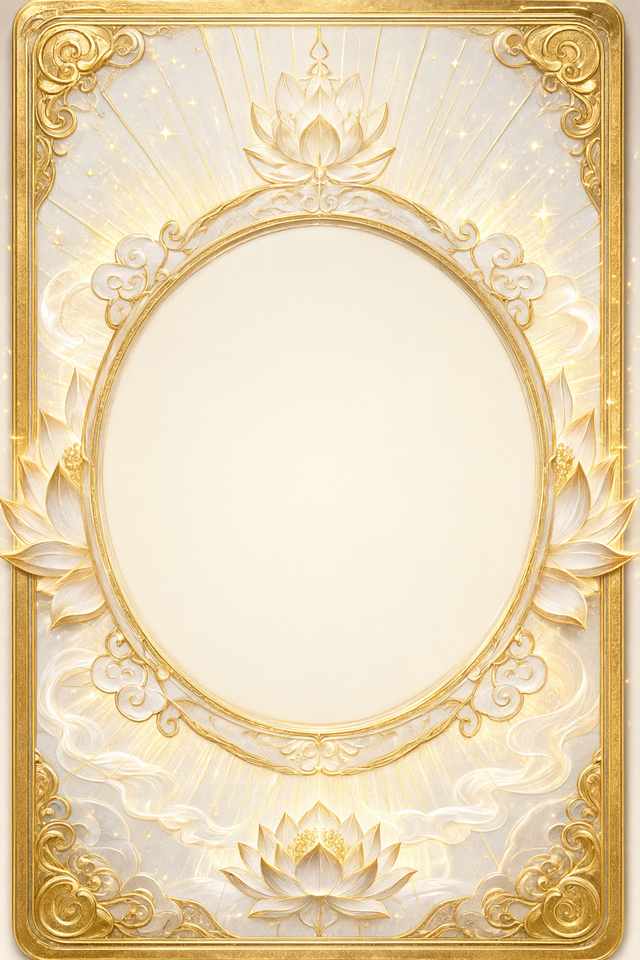
#> input picture tools/talisman_card_src/talisman_card_metal.png, 640 x 960 px, given in place of plain_bg.png, which was not available
$ python build_jianke_holo_cards.py
#> lines starting #> are read from the running program, lines starting #| are printed output that depends on the picture; after the words box and inside, x2 and y2 are one past the last pixel; in counts of white or black regions, pixels touching at a corner belong together
### tools/build_plain_holo_cards.py
"""Batch the approved no-background holo standard for all tower bosses.

Character sources are the existing transparent boss art or ImageGen cutouts.
Lines are derived from alpha + luminance edges and tuned to the 虎妖 standard's
mean coverage (~21/255) with a 20% 1px dilation.

Staging only: writes art/lines/previews under output/plain_holo_stage.
"""
from __future__ import annotations

import sys
from pathlib import Path

import numpy as np
from PIL import Image, ImageDraw
from scipy.ndimage import (
    binary_dilation, binary_erosion, distance_transform_edt, gaussian_filter,
    label, maximum_filter, sobel,
)

ROOT = Path(__file__).resolve().parents[1]
STAGE = ROOT / "output" / "plain_holo_stage"
STAGE.mkdir(parents=True, exist_ok=True)
W, H = 640, 960
MAX_W, MAX_H, FEET_Y = 600, 749, 893
CARD_BG = ROOT / "assets" / "ui" / "codex" / "holo" / "plain_bg.png"

VIBE = ROOT / "vibe_images"
SOURCES = {
    "boss_01": (ROOT / "assets" / "ui" / "codex" / "holo" / "boss_01_art.png", "alpha"),
    "boss_jianke": (VIBE / "boss_jianke_plain_art_1793225560372_56c00b51.png", "white"),
    "boss_liangyi": (VIBE / "boss_liangyi_plain_art_1793225729778_0159af3b.png", "alpha"),
    "boss_dingzhen": (VIBE / "boss_dingzhen_plain_art_1793225777029_4954803b.png", "white_soft"),
    "boss_qijun": (VIBE / "boss_qijun_plain_art_1793225708205_e844b3be.png", "alpha"),
    "boss_heiliao": (VIBE / "boss_heiliao_plain_art_1793225794524_d4ffb967.png", "alpha"),
}
MAX_WIDTH = {"boss_heiliao": 620, "boss_daoke": 640}
# 气君的云脚在场景层里已经并回人物，直接复用场景角色；先反解场景调色，
# 再走标准版自己的 0.52/1.05 分级，避免压两遍。
SCENE_REUSE = {
    "boss_qijun": (ROOT / "assets" / "ui" / "codex" / "holo" / "boss_02_c_art.png", 0.74, 1.0),
}
# Light-robed characters need a darker base under the legacy HDR glow, otherwise
# the white robe clips and swallows the etched lines. Gain, then gamma.
GRADE = {
    "boss_jianke": (0.62, 1.05),
    "boss_qijun": (0.52, 1.05),
    "boss_liangyi": (0.88, 1.0),
    "boss_dingzhen": (0.95, 1.0),
    "boss_heiliao": (0.95, 1.0),
    "boss_01": (1.0, 1.0),
}


def smoothstep(a: float, b: float, x: np.ndarray) -> np.ndarray:
    t = np.clip((x - a) / max(b - a, 1e-6), 0.0, 1.0)
    return t * t * (3.0 - 2.0 * t)


# [91 lines left out: functions key_magenta, key_white_connected, key_white_soft, feather_bottom, place_on_card, not called in this run]


def make_lines(art: Image.Image, target_mean: float = 21.0) -> Image.Image:
    arr = np.asarray(art).astype(np.float32) / 255.0
    rgb, al = arr[..., :3], arr[..., 3]
    lum = 0.299 * rgb[..., 0] + 0.587 * rgb[..., 1] + 0.114 * rgb[..., 2]

    def edge(field: np.ndarray) -> np.ndarray:
        return np.hypot(sobel(field, 0), sobel(field, 1))

    fine = edge(gaussian_filter(lum, 0.65))
    broad = edge(gaussian_filter(lum, 1.7))
    high = np.abs(lum - gaussian_filter(lum, 2.6))
    sil = edge(al)
    e = np.maximum.reduce([fine, broad * 0.65, high * 0.9, sil * 1.4])
    e *= smoothstep(0.06, 0.28, al)
    valid = e[al > 0.2]
    if valid.size == 0:
        return Image.new("L", (W, H), 0)

    best_m = None
    best_err = 1e9
    for pct in np.arange(60.0, 93.0, 1.0):
        p = float(np.percentile(valid, pct))
        m = smoothstep(p * 0.45, p * 1.25, e) * al
        m = 0.8 * m + 0.2 * maximum_filter(m, size=3)
        m *= smoothstep(0.03, 0.2, al)
        err = abs(float(m.mean() * 255.0) - target_mean)
        if err < best_err:
            best_err, best_m = err, m
    out = (np.clip(best_m, 0.0, 1.0) * 255.0 + 0.5).astype(np.uint8)
    return Image.fromarray(out, "L")


def grade_art(art: Image.Image, gain: float, gamma: float) -> Image.Image:
    arr = np.asarray(art).astype(np.float32) / 255.0
    rgb = np.clip((arr[..., :3] ** gamma) * gain, 0.0, 1.0)
    return Image.fromarray((np.dstack([rgb, arr[..., 3]]) * 255.0 + 0.5).astype(np.uint8), "RGBA")


# [52 lines left out: function main, not called in this run]


# [2 lines that do not run on import are left out]

### tools/build_core_holo_cards.py
"""Build first-pass holo card assets for the three mainland core bosses.

Inputs:
  - transparent character cutouts from vibe_images (cel / boss art)
  - empty core-arena plates from output/core_holo_bg_*.png (see shot_core_holo_bg)

Outputs (assets/ui/codex/holo):
  world_core_<tag>_art.png   640x960 transparent character
  world_core_<tag>_lines.png 640x960 etched line layer
  world_core_<tag>_bg.png    640x960 empty scene plate

Also writes previews + `output/core_holo_contact.png` for art review.
"""
from __future__ import annotations

import sys
from pathlib import Path

import numpy as np
from PIL import Image, ImageDraw, ImageFilter

sys.path.insert(0, str(Path(__file__).resolve().parent))
from scipy.ndimage import gaussian_filter, label  # noqa: E402

from build_plain_holo_cards import (  # noqa: E402
    ROOT, W, H, FEET_Y, place_on_card, make_lines, grade_art,
)

HOLO = ROOT / "assets" / "ui" / "codex" / "holo"
PLAIN_BG = HOLO / "plain_bg.png"
OUT = ROOT / "output"

CARDS = {
    "lianqi": {
        "art": ROOT / "vibe_images" / "ape_qinglan_sprite_cel_1793197036704_f9b80b68.png",
        "bg": OUT / "core_holo_bg_lianqi.png",
        "accent": (150, 190, 120),
        "max_w": 590,
        "grade": (0.98, 1.0),
        "shadow": 0.30,
    },
    "zhuji": {
        "art": ROOT / "vibe_images" / "cangjiao_cel_v2_1793214583012_097dab94.png",
        "bg": OUT / "core_holo_bg_zhuji.png",
        "accent": (130, 200, 170),
        "max_w": 590,
        "grade": (0.96, 1.0),
        "shadow": 0.30,
    },
    "jiedan": {
        "art": ROOT / "vibe_images" / "qilin_boss_art_1793269592016_72cf4aa7.png",
        "bg": OUT / "core_holo_bg_jiedan.png",
        "accent": (230, 150, 80),
        "max_w": 600,
        "grade": (1.0, 1.0),
        "shadow": 0.26,
    },
    "shihou": {
        # 已拆好的透明立绘；原地保留白色边光，不再二次键底
        "art": ROOT / "assets" / "characters" / "boss" / "shihou.png",
        "bg": ROOT / "vibe_images" / "shihou_card_bg_empty_1793462829560_2931861a.png",
        "bg_trim_bottom": 180,
        "accent": (105, 215, 205),
        "max_w": 600,
        "grade": (1.02, 1.0),
        "shadow": 0.28,
        # 已拆好的透明立绘，不再键底
        "already_keyed": True,
        # 原立绘带一圈奶油色外发光，放到深色卡面上会像贴纸白边；只压卡面层，不动游戏内立绘
        "clean_halo": True,
    },
}


# [74 lines left out: functions key_magenta_clean, clean_halo, crop_bg, add_contact_shadow, not called in this run]


def composite(bg: Image.Image, art: Image.Image, lines: Image.Image) -> Image.Image:
    arr = np.asarray(bg).astype(np.float32)
    a = np.asarray(art).astype(np.float32) / 255.0
    rgb, al = a[..., :3], a[..., 3]
    base = arr * (1.0 - al[..., None]) + rgb * 255.0 * al[..., None]
    lm = np.asarray(lines).astype(np.float32) / 255.0
    xs = np.linspace(0.0, 1.0, W, dtype=np.float32)[None, :, None]
    spec = 0.52 + 0.48 * np.cos(6.28318 * (xs * 1.4 + np.array([0.0, 0.33, 0.67], dtype=np.float32)))
    return Image.fromarray(
        np.clip(base + spec * lm[..., None] * 2.1 * 255.0, 0, 255).astype(np.uint8), "RGB")


# [35 lines left out: function main, not called in this run]


# [2 lines that do not run on import are left out]

### tools/build_jianke_holo_cards.py
"""重置剑客华彩卡：把背后的飞剑和人物一起扣进角色层。

输入：ImageGen 从用户提供的剑客卡面抠出的「人物 + 飞剑」透明层。
输出（assets/ui/codex/holo/）：
  boss_01_c_art.png / boss_01_c_lines.png          有背景场景版
  boss_01_c_plain_art.png / boss_01_c_plain_lines.png  纯华彩无背景版
背景 boss_01_c_bg.png 保持现有的云海悬崖（无飞剑），飞剑改由角色层带视差。
"""
from __future__ import annotations

import sys
from pathlib import Path

import numpy as np
from PIL import Image

sys.path.insert(0, str(Path(__file__).resolve().parent))
from build_plain_holo_cards import (  # noqa: E402
    ROOT, W, H, make_lines, grade_art,
)
from build_core_holo_cards import composite  # noqa: E402

HOLO = ROOT / "assets" / "ui" / "codex" / "holo"
OUT = ROOT / "output"
PLAIN_BG = Image.open(HOLO / "plain_bg.png").convert("RGB")
#> PLAIN_BG is the input picture: PIL image 640x960 RGB; mean R, G, B 233, 214, 178.9
SRC = ROOT / "vibe_images" / "jianke_char_swords_src_1793316519195_e3ee8684.png"


def place_custom(art: Image.Image, max_w: int, max_h: int, feet_y: int,
        center_x: int = W // 2) -> Image.Image:
    alpha = np.asarray(art.getchannel("A"))
    ys, xs = np.where(alpha > 8)
    if len(xs) == 0:
        raise ValueError("empty character alpha")
    crop = art.crop((int(xs.min()), int(ys.min()), int(xs.max()) + 1, int(ys.max()) + 1))
    scale = min(max_w / crop.width, max_h / crop.height)
    size = (max(1, round(crop.width * scale)), max(1, round(crop.height * scale)))
    crop = crop.resize(size, Image.LANCZOS)
    canvas = Image.new("RGBA", (W, H), (0, 0, 0, 0))
    canvas.alpha_composite(crop, (round(center_x - size[0] / 2), feet_y - size[1]))
    return canvas


def main() -> None:
    raw = Image.open(SRC).convert("RGBA")
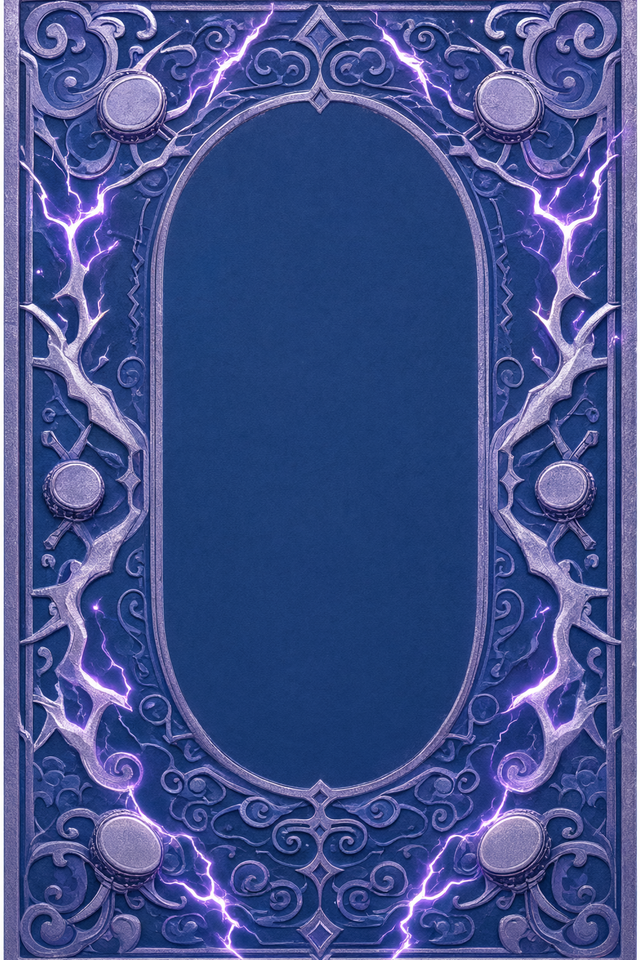
#> input picture tools/talisman_card_src/talisman_card_thunder.png, 640 x 960 px, given in place of jianke_char_swords_src_1793316519195_e3ee8684.png, which was not available
    # 场景版：沿用旧卡脚底 877 / 最大高 690；纯华彩版沿用 893 / 749
    scene_art = place_custom(raw, 600, 690, 877, 320)
#> in place_custom, `alpha = np.asarray(art.getchannel("A"))`: alpha: shape (960, 640); every value is 255
#> in place_custom, `canvas = Image.new("RGBA", (W, H), (0, 0, 0, 0))`: canvas: PIL image 640x960 RGBA; every value is 0
    scene_art = grade_art(scene_art, 0.78, 1.0)
    scene_lines = make_lines(scene_art, target_mean=24.0)
#> in make_lines, `rgb, al = arr[..., :3], arr[..., 3]`:
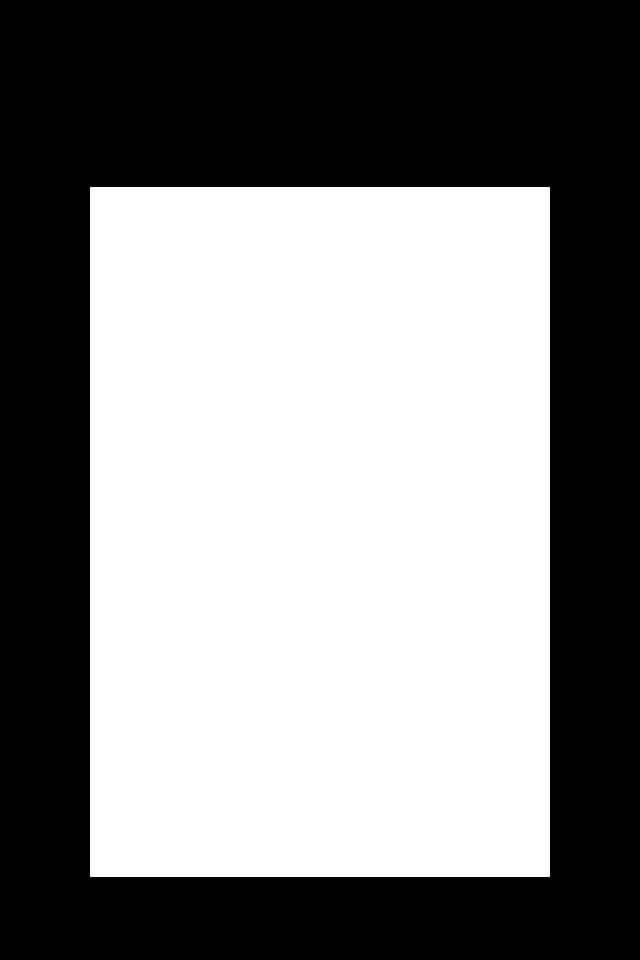
#> al: shape (960, 640) float32; values 0 (black) and 1 (white), 51.7% white; 1 black region, box (x1, y1, x2, y2) and area: (0, 0, 640, 960) 297000
#> in make_lines, `e *= smoothstep(0.06, 0.28, al)`: e: shape (960, 640) float32; min 0, max 5.94, mean 0.141
#> the loop in make_lines, `for pct in np.arange(60.0, 93.0, 1.0):` made 33 passes
#> (p, err, best_err) on passes 1 to 12: (0.181, 38.44, 38.44), (0.189, 37.28, 37.28), (0.197, 36.12, 36.12), (0.205, 34.95, 34.95), (0.214, 33.75, 33.75), (0.224, 32.55, 32.55), (0.233, 31.36, 31.36), (0.244, 30.11, 30.11), (0.255, 28.8, 28.8), (0.267, 27.52, 27.52), (0.28, 26.21, 26.21), (0.293, 24.9, 24.9)
#> (p, err) on passes 32 to 33: (0.716, 2.23), (0.754, 3.88)
#> pass 1, in make_lines, `m *= smoothstep(0.03, 0.2, al)`:
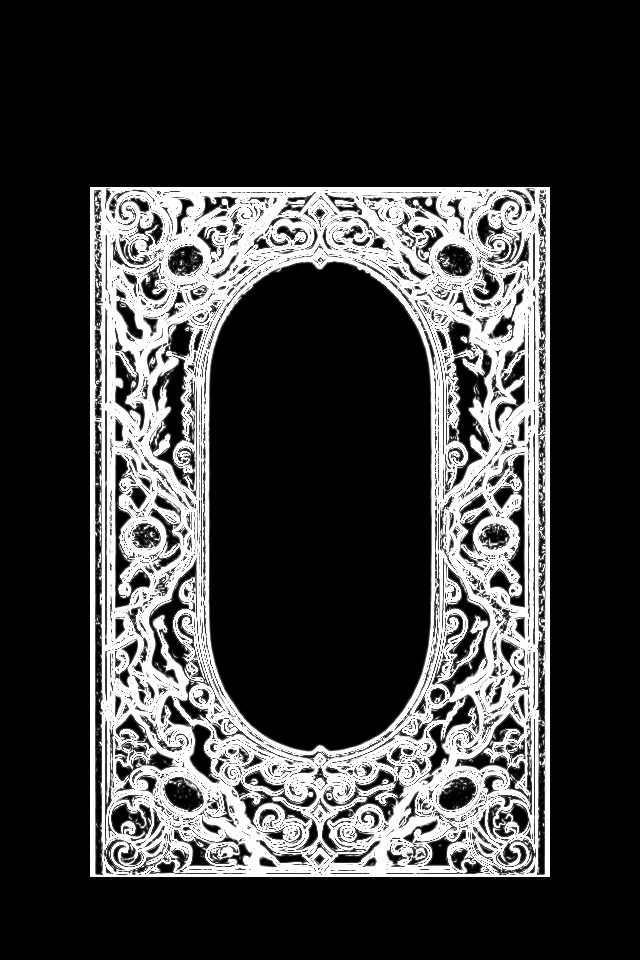
#> m: shape (960, 640) float32; min 0, max 1, mean 0.245
#> after the loop in make_lines, `for pct in np.arange(60.0, 93.0, 1.0):`:
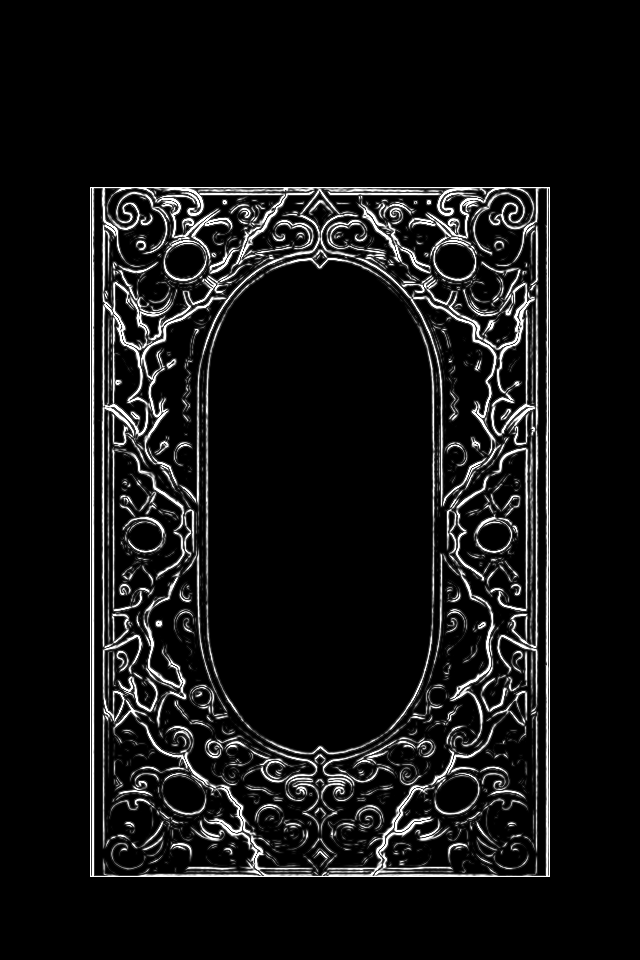
#> m: shape (960, 640) float32; min 0, max 1, mean 0.0789
#> after the loop in make_lines, `for pct in np.arange(60.0, 93.0, 1.0):`: best_err = 0.698

    plain_art = place_custom(raw, 600, 749, 893, 320)
    plain_art = grade_art(plain_art, 0.62, 1.05)
    plain_lines = make_lines(plain_art, target_mean=24.0)
#> call 2 of make_lines, with target_mean = 24
#> in make_lines (call 2), `rgb, al = arr[..., :3], arr[..., 3]`: al: shape (960, 640) float32; values 0 (black) and 1 (white), 60.8% white; 1 black region, box (x1, y1, x2, y2) and area: (0, 0, 640, 960) 240649
#> in make_lines (call 2), `e *= smoothstep(0.06, 0.28, al)`:
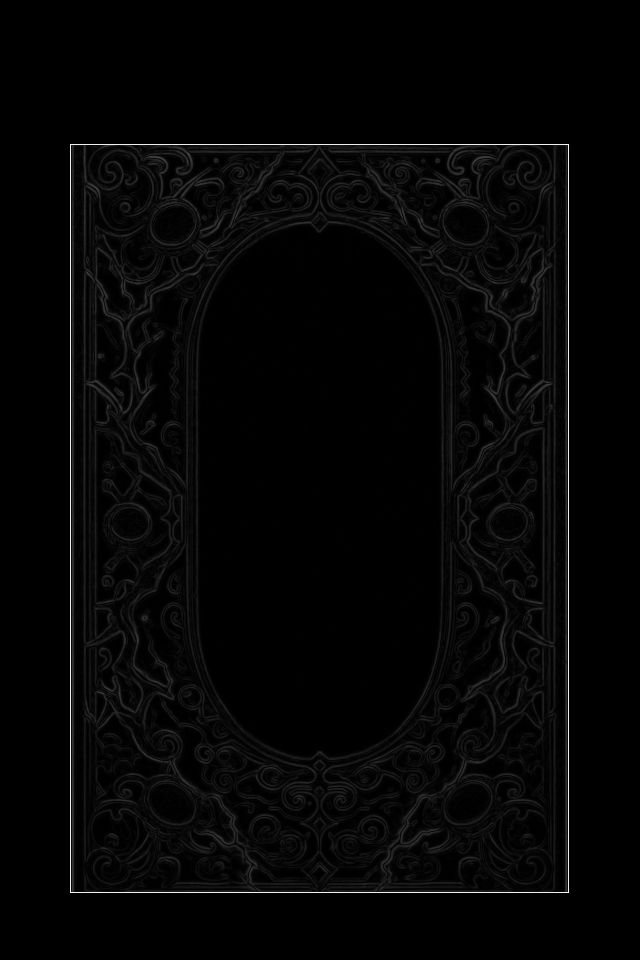
#> e: shape (960, 640) float32; min 0, max 5.94, mean 0.132; drawn with min black and max white
#> the loop in make_lines (call 2), `for pct in np.arange(60.0, 93.0, 1.0):` made 33 passes
#> (p, err, best_err) on passes 1 to 12: (0.136, 49.49, 49.49), (0.143, 48.08, 48.08), (0.149, 46.66, 46.66), (0.155, 45.27, 45.27), (0.162, 43.86, 43.86), (0.169, 42.42, 42.42), (0.177, 40.94, 40.94), (0.185, 39.46, 39.46), (0.194, 37.95, 37.95), (0.202, 36.46, 36.46), (0.212, 34.95, 34.95), (0.222, 33.44, 33.44)
#> pass 1, in make_lines (call 2), `m *= smoothstep(0.03, 0.2, al)`:
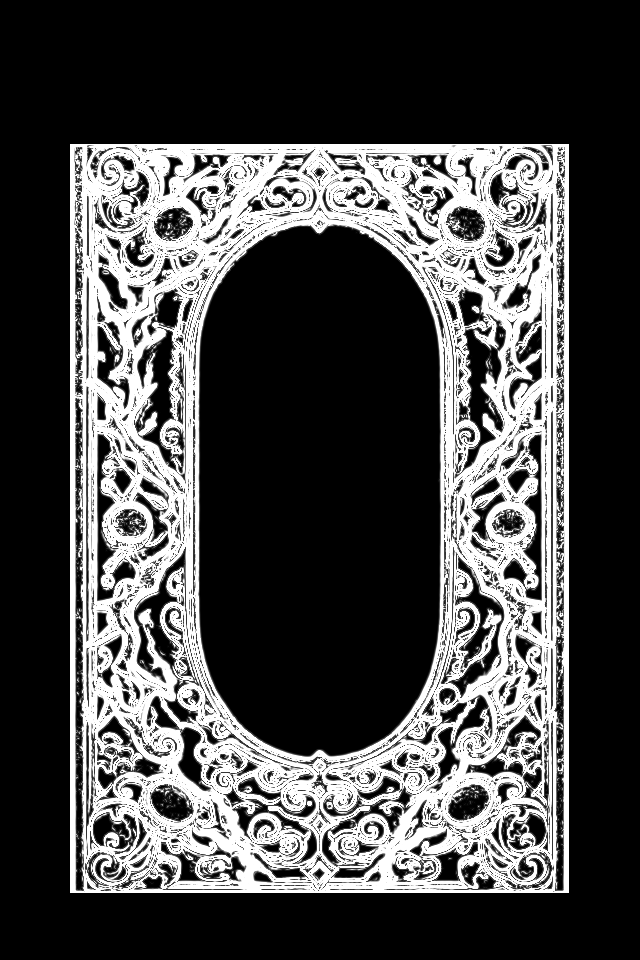
#> m: shape (960, 640) float32; min 0, max 1, mean 0.288
#> after the loop in make_lines (call 2), `for pct in np.arange(60.0, 93.0, 1.0):`:
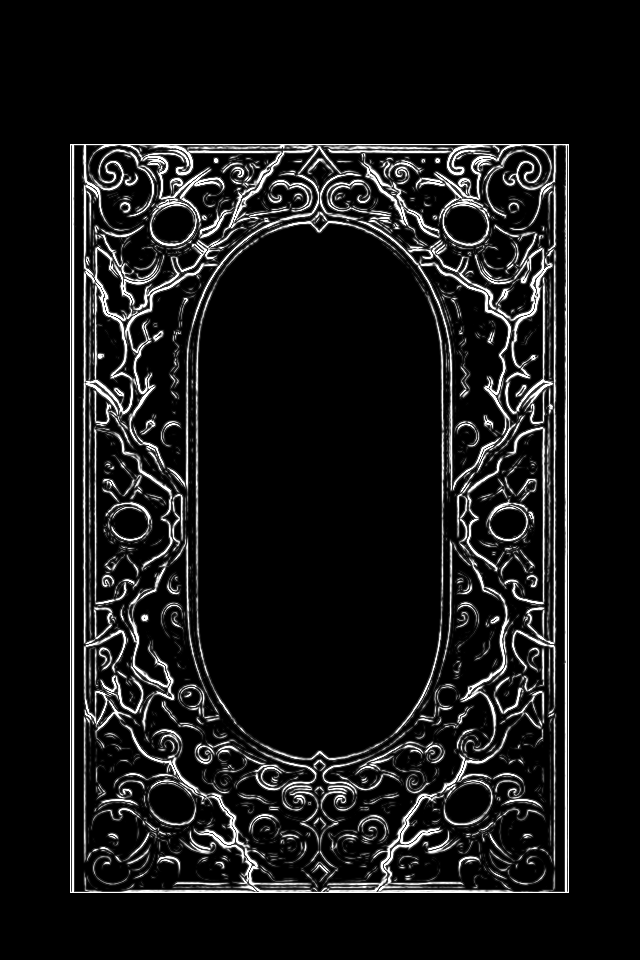
#> best_m: shape (960, 640) float32; min 0, max 1, mean 0.0912
#> after the loop in make_lines (call 2), `for pct in np.arange(60.0, 93.0, 1.0):`: best_err = 0.752

    scene_art.save(HOLO / "boss_01_c_art.png")
    scene_lines.save(HOLO / "boss_01_c_lines.png")
    plain_art.save(HOLO / "boss_01_c_plain_art.png")
    plain_lines.save(HOLO / "boss_01_c_plain_lines.png")

    composite(Image.open(HOLO / "boss_01_c_bg.png").convert("RGB"),
              scene_art, scene_lines).resize((330, 495), Image.LANCZOS).save(
        OUT / "jianke_holo_scene_preview2.png")
    composite(PLAIN_BG, plain_art, plain_lines).resize((330, 495), Image.LANCZOS).save(
        OUT / "jianke_holo_plain_preview2.png")
    print("jianke: scene lines mean", f"{np.asarray(scene_lines).mean():.1f}",
          "plain lines mean", f"{np.asarray(plain_lines).mean():.1f}")
#| jianke: scene lines mean 23.3 plain lines mean 23.2


if __name__ == "__main__":
    main()
